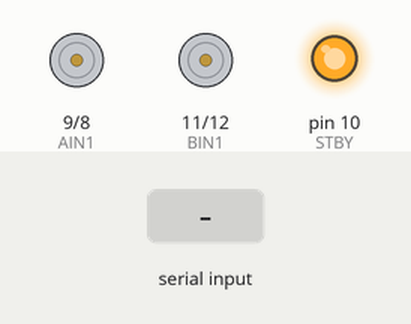
This sketch was run on a simulated Arduino Leonardo, built with avr-gcc and run on an emulated ATmega32U4. On the bench: motor-driver pin pairs drawn as motors (green arrow = first pin HIGH = forward, orange = second pin HIGH = backward, longer = more drive, scaled by the enable pin, stopped while the standby pin is LOW), output pins drawn as LEDs (lit = HIGH). The inputs (shaded band) are chosen by the test bench.

Above: at 1.2 s.
1.3 s: byte 30 received over Serial
At 1.9 s:
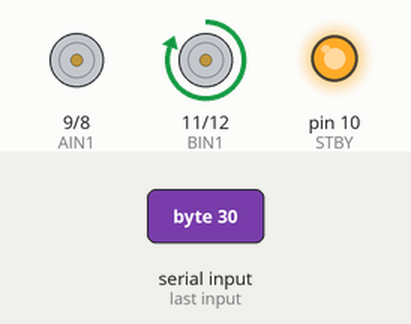
2.8 s: byte 90 received over Serial
At 3.1 s:
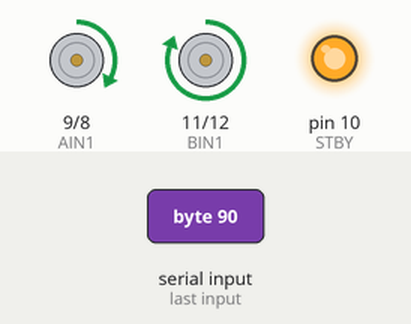
4.3 s: byte 120 received over Serial
At 5.4 s:
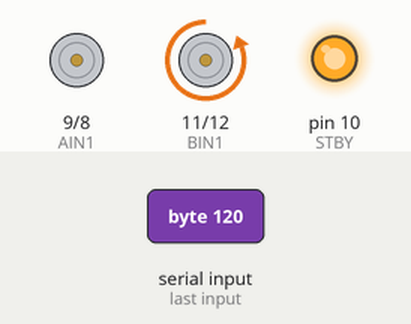
Timing chart, 0 to 7.3 s (numbered marks = the images above; inputs shaded):
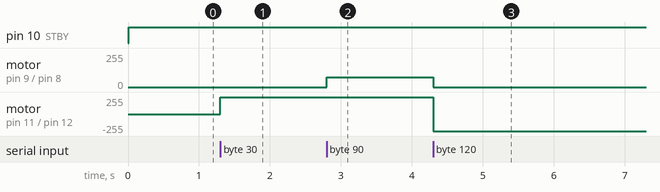

Measured:
- after the input at 1.3 s, motor on pin 11 (BIN1) / pin 12 (BIN2): stopped → forward 255/255 at once
- after the input at 2.8 s, motor on pin 9 (AIN1) / pin 8 (AIN2): stopped → forward 72/255 at once
- after the input at 4.3 s, motor on pin 9 (AIN1) / pin 8 (AIN2): forward 72/255 → stopped at once; motor on pin 11 (BIN1) / pin 12 (BIN2): forward 255/255 → backward 255/255 at once

The sketch:

automobile_v1.ino
```cpp
const int Fflag = 128;
const int Bflag = 64;
const int Lflag = 32;
const int Rflag = 16;
const int rotation = 8;
const int speed3 = 4;
const int speed2 = 2;
const int speed1 = 1;

int STBY = 10; //standby
char input = 0;
int Direction = 0;
int turn =0;
int Speed = 0;
int Rotate = 0;

//Motor A
int PWMA = 3; //Speed control
int AIN1 = 9; //Direction
int AIN2 = 8; //Direction

//Motor B
int PWMB = 5; //Speed control
int BIN1 = 11; //Direction
int BIN2 = 12; //Direction

void setup(){
  Serial.begin(9600);
  while (!Serial) {
    ; // wait for serial port to connect. Needed for Leonardo only
  }

  pinMode(STBY, OUTPUT);

  pinMode(PWMA, OUTPUT);
  pinMode(AIN1, OUTPUT);
  pinMode(AIN2, OUTPUT);

  pinMode(PWMB, OUTPUT);
  pinMode(BIN1, OUTPUT);
  pinMode(BIN2, OUTPUT);

}

void loop(){
  //turn = 3;
  //Direction = 3;
  //Rotate = 0;
  if(Serial.available()>0){
  input = Serial.read();
  if(input & Lflag)
  {    turn = 0;  }
  else if(input & Rflag)
  {    turn = 1;  }
  else
  {    turn = 3;  }

  if(input & rotation)
  {    Rotate = 255;  }
  else
  {    Rotate = 128;  }

  Speed = (input&7);
  Speed = Speed * 36;

  if(input & Fflag)
  {    Direction = 0;  }
  else if (input & Bflag)
  {    Direction = 1;  }
  else
  {    Direction = 3;  }
  }

  if( Direction != 3)
  {
    move(1,Speed,Direction);
  }
  else
  {
    move(1,0,3);
  }

  if(turn !=3)
  {
    move(2,Rotate,turn);
  }
  else
  {
    move(2,0,3);
  }

}


void move(int motor, int speed, int direction){
  //Move specific motor at speed and direction
  //motor: 0 for B 1 for A
  //speed: 0 is off, and 255 is full speed
  //direction: 0 clockwise, 1 counter-clockwise

  digitalWrite(STBY, HIGH); //disable standby

  boolean inPin1 = LOW;
  boolean inPin2 = HIGH;

  if(direction == 1){
    inPin1 = HIGH;
    inPin2 = LOW;
  }

  if(motor == 1){
    digitalWrite(AIN1, inPin1);
    digitalWrite(AIN2, inPin2);
    analogWrite(PWMA, speed);
  }
  else{
    digitalWrite(BIN1, inPin1);
    digitalWrite(BIN2, inPin2);
    analogWrite(PWMB, speed);
  }
}

void stop(){
  //enable standby
  digitalWrite(STBY, LOW);
}
```
